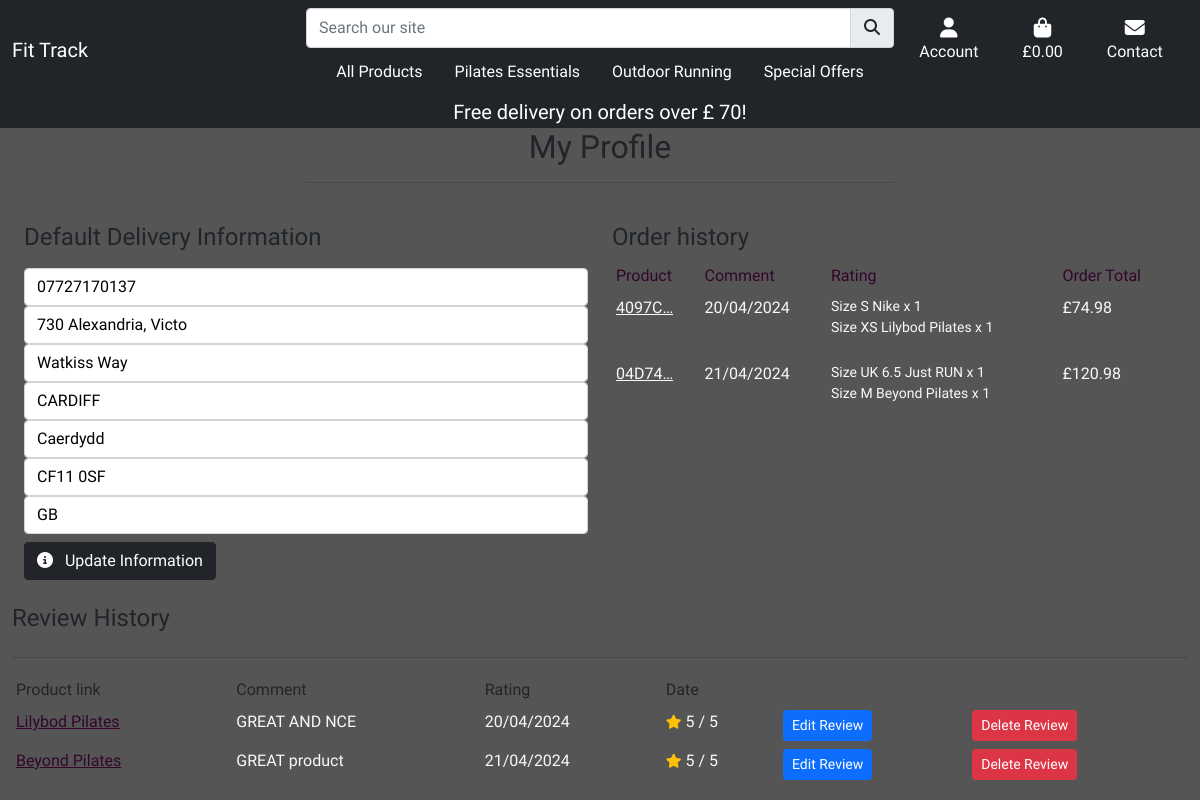
The app's page /profile/ (signed in), older data.
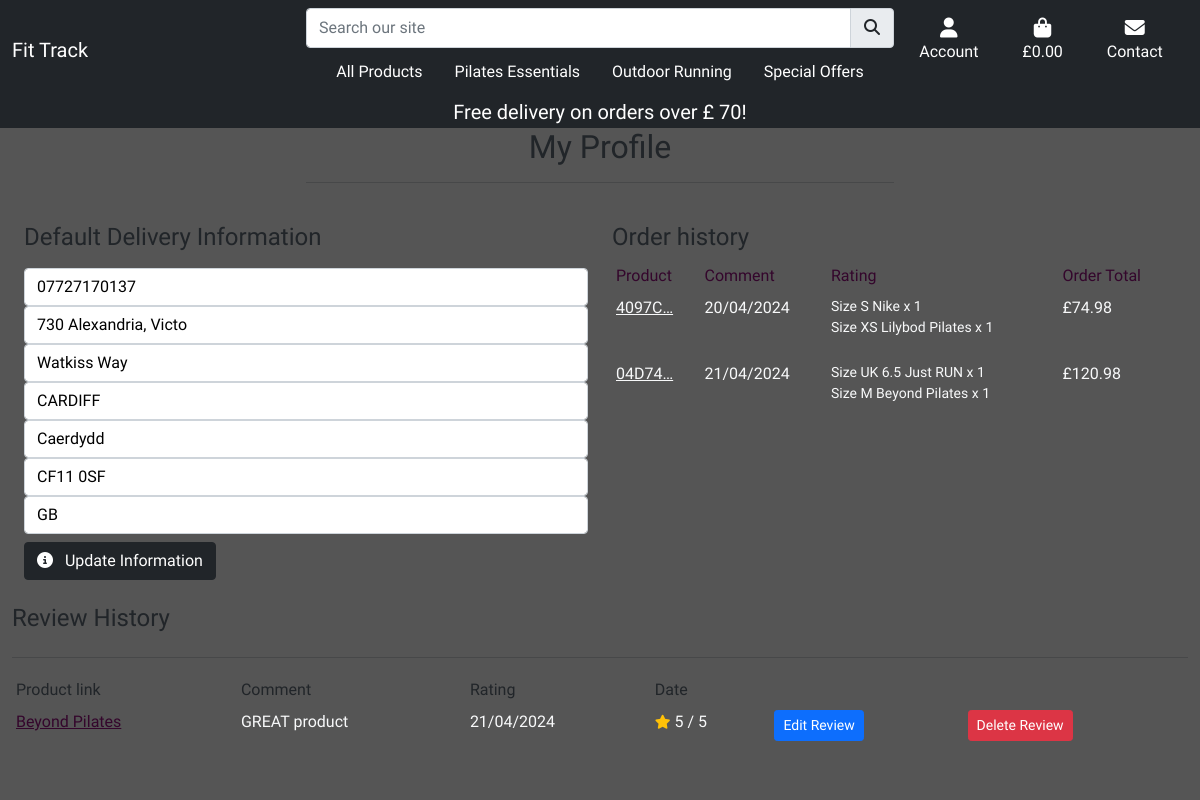
The same page, newer data.
### checkout/models.py (models this page shows, shortened)
class Order(models.Model):
    order_number = models.CharField(max_length=32, null=False, editable=False)
    user_profile = models.ForeignKey(UserProfile, on_delete=models.SET_NULL,
                                     null=True, blank=True, related_name='orders')
    full_name = models.CharField(max_length=50, null=False, blank=False)
    email = models.EmailField(max_length=254, null=False, blank=False)
    phone_number = models.CharField(max_length=20, null=False, blank=False)
    country = models.CharField(max_length=40, null=False, blank=False)
    postcode = models.CharField(max_length=20, null=True, blank=True)
    town_or_city = models.CharField(max_length=40, null=False, blank=False)
    street_address1 = models.CharField(max_length=80, null=False, blank=False)
    street_address2 = models.CharField(max_length=80, null=True, blank=True)
    county = models.CharField(max_length=80, null=True, blank=True)
    date = models.DateTimeField(auto_now_add=True)
    delivery_cost = models.DecimalField(max_digits=6, decimal_places=2, null=False, default=0)
    order_total = models.DecimalField(max_digits=10, decimal_places=2, null=False, default=0)
    grand_total = models.DecimalField(max_digits=10, decimal_places=2, null=False, default=0)
    original_bag = models.TextField(null=False, blank=False, default='')
    stripe_pid = models.CharField(max_length=254, null=False, blank=False, default='')

class OrderLineItem(models.Model):
    order = models.ForeignKey(Order, null=False, blank=False, on_delete=models.CASCADE, related_name='lineitems')
    product = models.ForeignKey(Product, null=False, blank=False, on_delete=models.CASCADE)
    product_size = models.CharField(max_length=2, null=True, blank=True)
    quantity = models.IntegerField(null=False, blank=False, default=0)
    lineitem_total = models.DecimalField(max_digits=6, decimal_places=2, null=False, blank=False, editable=False)

### products/models.py (models this page shows, shortened)
class Product(models.Model):
    category = models.ForeignKey('Category', null=True, blank=True, on_delete=models.SET_NULL)
    sku = models.CharField(max_length=254, null=True, blank=True)
    name = models.CharField(max_length=254)
    different_size = models.BooleanField(default=False)
    description = models.TextField()
    new = models.BooleanField(default=False)
    on_sale = models.BooleanField(default=False)
    all_specials = models.BooleanField(default=False)
    details = models.CharField(max_length=360)
    materials = models.CharField(max_length=254, null=True,default=None)
    fabric_care = models.CharField(max_length=360)
    price = models.DecimalField(max_digits=6, decimal_places=2)
    rating = models.DecimalField(max_digits=6, decimal_places=2, null=True, blank=True)
    image = models.ImageField(null=True, blank=True)
    size = models.CharField(max_length=254, null=True, blank=True)
    weight =  models.CharField(max_length=254, null=True, blank=True)
    special_price = models.DecimalField(
        max_digits=6, decimal_places=2, null=False, blank=False, default=0)

class Review(models.Model):
    product = models.ForeignKey(
        Product, on_delete=models.CASCADE, related_name='reviews'
    )
    user = models.ForeignKey(
        User, on_delete=models.SET_NULL, null=True, blank=True,
    )
    rating = models.IntegerField(
        validators=[MinValueValidator(1), MaxValueValidator(5)])
    comment = models.TextField()
    created_date = models.DateTimeField(auto_now_add=True)

### profiles/views.py (the view)
# urls.py: path('profile/', include('profiles.urls')),
@login_required
def profile(request):
    profile = get_object_or_404(UserProfile, user=request.user)
    reviews = Review.objects.filter(user=request.user)
    if request.method == 'POST':
        form = UserProfileForm(request.POST, instance=profile)
        if form.is_valid():
            form.save()
            messages.success(request, 'Profile updated successfully')
        else:
            messages.error(request, 'Update failed. Please ensure the form is valid.')
    else:
        form = UserProfileForm(instance=profile)
    orders = profile.orders.all()
    template = 'profiles/profile.html'
    context = {
        'form': form,
        'orders': orders,
        'reviews': reviews,
        'on_profile_page': True
    }
    return render(request, template, context)

### profiles/forms.py
class UserProfileForm(forms.ModelForm):
    class Meta:
        model = UserProfile
        exclude = ('user',)
    def __init__(self, *args, **kwargs):
        super().__init__(*args, **kwargs)
        placeholders = {
            'default_phone_number': 'Phone Number',
            'default_postcode': 'Postal Code',
            'default_town_or_city': 'Town or City',
            'default_street_address1': 'Street Address 1',
            'default_street_address2': 'Street Address 2',
            'default_county': 'County, State or Locality',
            'default_country': 'Country',
        }
        self.fields['default_phone_number'].widget.attrs['autofocus'] = True
        for field in self.fields:
            if self.fields[field].required:
                placeholder = f'{placeholders[field]} *'
            else:
                placeholder = placeholders[field]
            self.fields[field].widget.attrs['placeholder'] = placeholder
            self.fields[field].widget.attrs['class'] = 'stripe-style-input'
            self.fields[field].label = False

### profiles/templates/profiles/profile.html (shortened to what the changed rows need)
{% extends "base.html"%}
{% load static %}
{% block extra_css %}
<link rel="stylesheet" href="{% static 'profiles/css/profile.css' %}">
{% endblock %}
{% block content %}
<div class="container-fluid vh-100 clear-nav">
    <div class="row">
        <div class="col text-center ">
            <h2 class="text-dark">My Profile</h2>
        </div>
    </div>
    <div class="row col-12 mx-auto">
        <div class="col-12 col-lg-6 mt-4">
            <h2 class="text-dark fs-4 text-md">
                Default Delivery Information
            </h2>
        </div>
        <div class="col-12 col-lg-6 mt-4">
            <h2 class="dark fs-4 text-dark">Order history</h2>
            <div class="order-history table-responsive">
                <table class="table table-sm table-borderless">
                    <thead>
                        <tr class="text-purple">
                            <td>Product</td>
                            <td>Comment</td>
                            <td>Rating</td>
                            <td>Order Total</td>
                        </tr>
                    </thead>
                    <tbody class="text-light">
                        {% if orders.count == 0 %}
                            <tr>
                                <td colspan="4" class="text-center">You haven't made any reviews yet.</td>
                            </tr>
                        {% else %}
                            {% for order in orders %}
                                <tr>
                                    <td>
                                        <a class="text-light" href="{% url 'order_history' order.order_number %}"
                                        title="{{ order.order_number }}">
                                        {{ order.order_number|truncatechars:6 }}
                                        </a>
                                    </td>
                                    <td>{{ order.date|date:"d/m/Y" }}</td>
                                    <td>
                                        <ul class="list-unstyled ">
                                            {% for item in order.lineitems.all %}
                                                <li class="small ">
                                                    Size {{ item.product.size|upper }}
                                                    {{ item.product.name }} x {{ item.quantity }}
                                                </li>
                                            {% endfor %}
                                        </ul>
                                    </td>
                                    <td>£{{ order.grand_total }}</td>
                                </tr>
                            {% endfor %}
                            {% endif %}
                    </tbody>
                </table>
            </div>
        </div>
    </div>
    <div class="col-12  mt-4">
        <h2 class="dark fs-4 text-dark">Review History</h2>
        <div class="order-history table-responsive">
            <table class="table table-sm table-borderless">
                <thead>
                    <tr class="text-dark">
                        <td>Product link</td>
                        <td>Comment</td>
                        <td>Rating</td>
                        <td>Date</td>
                        <td></td>
                    </tr>
                </thead>
                <tbody class="text-light">
                    {% if reviews.count == 0 %}
                        <tr>
                            <td colspan="4" class="text-center">You haven't made any orders yet.</td>
                        </tr>
                    {% else %}
                        {% for review in reviews %}
                            <tr>
                                <td>
                                    <a class="text-purple" href ="{% url 'product_detail' review.product.id %}">
                                        {{ review.product.name }}
                                    </a>
                                </td>
                                <td>
                                    {{ review.comment }}
                                </td>
                                <td>
                                    {{ review.created_date|date:"d/m/Y" }}
                                </td>
                                <td>
                                    <small class="text-muted"><i class="fas fa-star pe-1 text-warning"></i></small>{{ review.rating }} / 5
                                </td>
                                <td>
                                    <a class="btn btn-primary btn-sm" href="{% url 'edit_review' review.id %}">Edit Review</a>
                                </td>
                                <td>
                                    <form method="post" action="{% url 'delete_review' review.id %}">
                                        <button type="submit" class="btn btn-sm btn-danger">Delete Review</button>
                                    </form>
                                </td>
                            </tr>
                        {% endfor %}
                        {% endif %}
                    </tbody>
                </table>
            </div>
        </div>
    </div>
{% endblock %}

Row changes from the older to the newer data that the page shows:
removed Review: product.name "Lilybod Pilates", comment "GREAT AND NCE", created_date "20/04/2024", rating "5"
